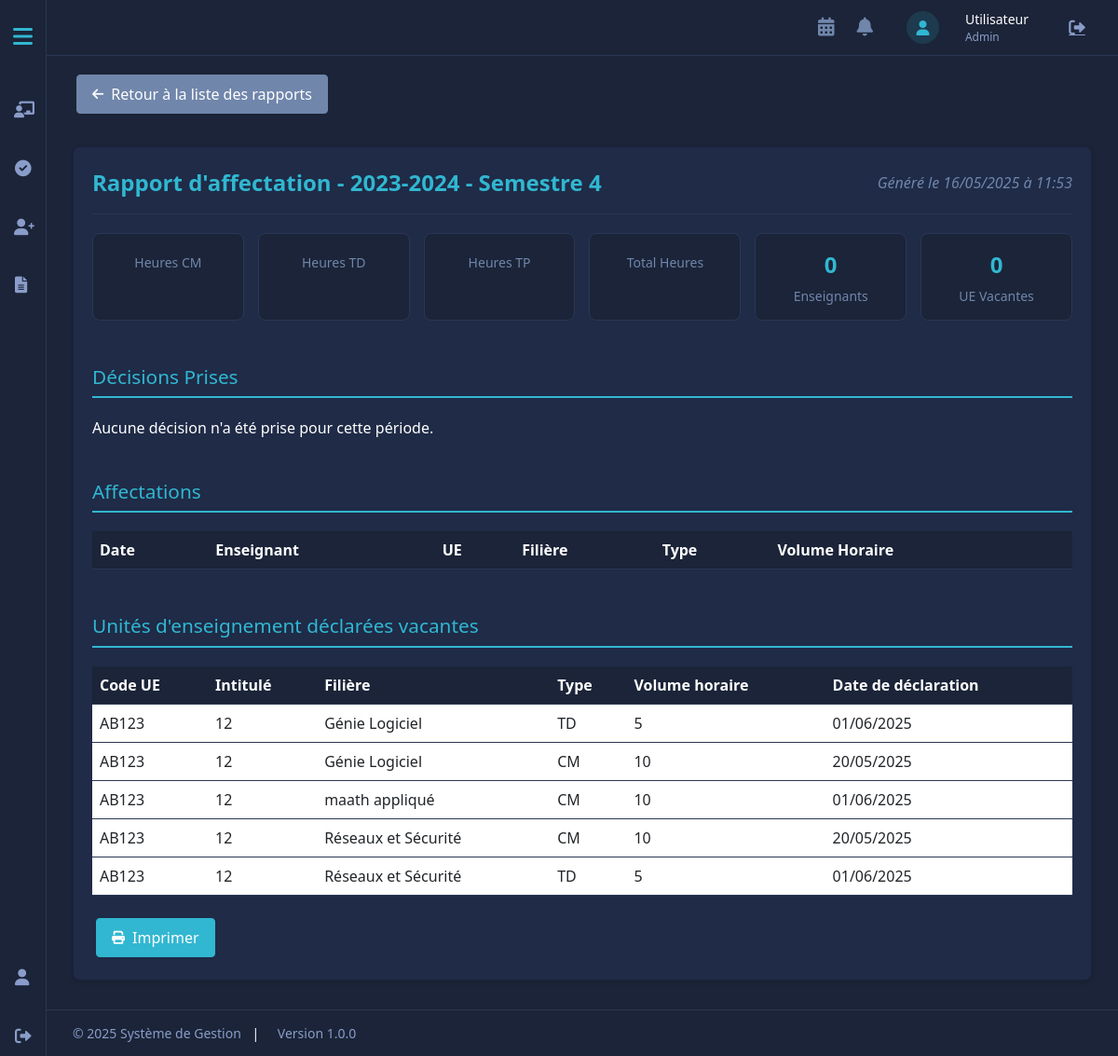
/projet_web_SF/chef_departement_interface/rapport_details.php?id=3 (signed in), run on the app's committed database.
### tables this page shows
CREATE TABLE `rapport_charge_departement` (
  `id` int(11) NOT NULL,
  `id_departement` int(11) NOT NULL,
  `annee_universitaire` varchar(10) NOT NULL,
  `semestre` int(11) NOT NULL,
  `total_heures_cm` float DEFAULT 0,
  `total_heures_td` float DEFAULT 0,
  `total_heures_tp` float DEFAULT 0,
  `total_heures` float DEFAULT 0,
  `nombre_enseignants` int(11) DEFAULT 0,
  `nombre_vacataires` int(11) DEFAULT 0,
  `date_generation` timestamp NOT NULL DEFAULT current_timestamp()
);

CREATE TABLE `unites_enseignement_vacantes` (
  `id` int(11) NOT NULL,
  `id_unite_enseignement` int(11) NOT NULL,
  `annee_universitaire` varchar(10) NOT NULL,
  `semestre` int(11) NOT NULL,
  `type_cours` enum('CM','TD','TP') NOT NULL,
  `volume_horaire` float NOT NULL,
  `date_declaration` timestamp NOT NULL DEFAULT current_timestamp(),
  `id_departement` int(11) DEFAULT NULL,
  `id_filiere` int(11) DEFAULT NULL
);

CREATE TABLE `unites_enseignement` (
  `id` int(11) NOT NULL,
  `code` varchar(20) NOT NULL,
  `intitule` varchar(100) NOT NULL,
  `description` text DEFAULT NULL,
  `specialite` varchar(50) NOT NULL,
  `id_filiere` int(11) DEFAULT NULL,
  `id_departement` int(11) NOT NULL,
  `semestre` int(11) NOT NULL,
  `volume_horaire_cm` float DEFAULT 0,
  `volume_horaire_td` float DEFAULT 0,
  `volume_horaire_tp` float DEFAULT 0,
  `credits` int(11) NOT NULL,
  `annee_universitaire` varchar(10) NOT NULL,
  `id_responsable` int(11) DEFAULT NULL,
  `statut` enum('disponible','affecte','vacant') DEFAULT 'disponible',
  `date_creation` datetime DEFAULT current_timestamp(),
  `date_modification` datetime DEFAULT current_timestamp() ON UPDATE current_timestamp()
);

CREATE TABLE `filieres` (
  `id` int(11) NOT NULL,
  `nom` varchar(100) NOT NULL,
  `id_specialite` int(11) DEFAULT NULL,
  `description` text DEFAULT NULL,
  `id_coordonnateur` int(11) DEFAULT NULL,
  `date_creation` timestamp NOT NULL DEFAULT current_timestamp(),
  `id_departement` int(11) DEFAULT NULL
);

### projet_web_SF/chef_departement_interface/rapport_details.php (the view, shortened to what this page needs)
<?php
$pdo = connectDB();
$id_rapport = intval($_GET['id']);
$stmt = $pdo->prepare("
    SELECT * FROM rapport_charge_departement
    WHERE id = ?
");
$stmt->execute([$id_rapport]);
$rapport = $stmt->fetch(PDO::FETCH_ASSOC);
$stmt = $pdo->prepare("
    SELECT
        jd.*,
        u.nom as nom_decisionnaire,
        u.prenom as prenom_decisionnaire,
        CASE
            WHEN jd.type_entite = 'unite_enseignement' THEN ue.code
            WHEN jd.type_entite = 'utilisateur' THEN CONCAT(ut.nom, ' ', ut.prenom)
            WHEN jd.type_entite = 'voeux_professeurs' THEN CONCAT(ue.code, ' - ', f.nom)
            WHEN jd.type_entite = 'affectation' THEN CONCAT(ue.code, ' - ', f.nom)
            WHEN jd.type_entite = 'unite_vacante' THEN CONCAT(ue.code, ' - ', f.nom)
            ELSE jd.id_entite
        END as entite_concernee,
        CASE
            WHEN jd.type_entite = 'unite_enseignement' THEN ue.intitule
            WHEN jd.type_entite = 'utilisateur' THEN ut.role
            WHEN jd.type_entite IN ('voeux_professeurs', 'affectation', 'unite_vacante') THEN jd.commentaire
            ELSE jd.type_entite
        END as details_entite
    FROM journal_decisions jd
    LEFT JOIN utilisateurs u ON jd.id_utilisateur_decision = u.id
    LEFT JOIN unites_enseignement ue ON
        (jd.type_entite = 'unite_enseignement' AND jd.id_entite = ue.id) OR
        (jd.type_entite IN ('voeux_professeurs', 'affectation', 'unite_vacante') AND
         EXISTS (SELECT 1 FROM voeux_professeurs vp WHERE vp.id = jd.id_entite AND vp.id_ue = ue.id))
    LEFT JOIN utilisateurs ut ON jd.type_entite = 'utilisateur' AND jd.id_entite = ut.id
    LEFT JOIN filieres f ON
        (jd.type_entite IN ('voeux_professeurs', 'affectation', 'unite_vacante') AND
         EXISTS (SELECT 1 FROM voeux_professeurs vp WHERE vp.id = jd.id_entite AND vp.id_filiere = f.id))
    WHERE jd.id_utilisateur_decision = ?
    AND jd.date_decision BETWEEN CONCAT(SUBSTRING(?, 1, 4), '-09-01') AND CONCAT(SUBSTRING(?, 6, 4), '-08-31')
    ORDER BY jd.date_decision DESC
");
$stmt->execute([$_SESSION['user_id'], $rapport['annee_universitaire'], $rapport['annee_universitaire']]);
$decisions = $stmt->fetchAll(PDO::FETCH_ASSOC);
$stmt = $pdo->prepare("
    SELECT
        ue.code, ue.intitule,
        f.nom as nom_filiere,
        uev.type_cours, uev.volume_horaire,
        uev.date_declaration
    FROM unites_enseignement_vacantes uev
    JOIN unites_enseignement ue ON uev.id_unite_enseignement = ue.id
    JOIN filieres f ON uev.id_filiere = f.id
    WHERE uev.id_departement = ?
    AND uev.semestre = ?
    ORDER BY ue.code, f.nom
");
$stmt->execute([$rapport['id_departement'], $rapport['semestre']]);
$details_vacants = $stmt->fetchAll(PDO::FETCH_ASSOC);
include 'header.php';
?>
<div class="main-container">
    <div class="content">
        <div class="container-fluid">
            <a href="generations_rapports_decisions.php" class="btn btn-secondary no-print" style="margin-bottom: 20px;">
                <i class="fas fa-arrow-left"></i> Retour à la liste des rapports
            </a>
            <div class="card">
                <div class="rapport-header">
                    <div class="rapport-title">
                        Rapport d'affectation - <?= htmlspecialchars($rapport['annee_universitaire']) ?> - Semestre <?= htmlspecialchars($rapport['semestre']) ?>
                    </div>
                    <div class="rapport-date">
                        Généré le <?= date('d/m/Y à H:i', strtotime($rapport['date_generation'])) ?>
                    </div>
                </div>
                <div class="stats-summary">
                    <div class="stat-item">
                        <div class="stat-label">Heures CM</div>
                    </div>
                    <div class="stat-item">
                        <div class="stat-label">Heures TD</div>
                    </div>
                    <div class="stat-item">
                        <div class="stat-label">Heures TP</div>
                    </div>
                    <div class="stat-item">
                        <div class="stat-label">Total Heures</div>
                    </div>
                    <div class="stat-item">
                        <div class="stat-value"><?= $rapport['nombre_enseignants'] ?></div>
                        <div class="stat-label">Enseignants</div>
                    </div>
                    <div class="stat-item">
                        <div class="stat-value"><?= $rapport['nombre_vacataires'] ?></div>
                        <div class="stat-label">UE Vacantes</div>
                    </div>
                </div>
                <div class="section-title">Décisions Prises</div>
                <?php if (empty($decisions)): ?>
                    <p>Aucune décision n'a été prise pour cette période.</p>
                <?php endif; ?>
                <div class="section-title">Affectations</div>
                <div class="table-responsive">
                    <table class="table">
                        <thead>
                            <tr>
                                <th>Date</th>
                                <th>Enseignant</th>
                                <th>UE</th>
                                <th>Filière</th>
                                <th>Type</th>
                                <th>Volume Horaire</th>
                            </tr>
                        </thead>
                    </table>
                </div>
                <div class="section-title">Unités d'enseignement déclarées vacantes</div>
                <?php if (empty($details_vacants)): ?>
                    <p>Aucune unité d'enseignement n'a été déclarée vacante pour cette période.</p>
                <?php else: ?>
                    <div class="table-responsive">
                        <table class="table">
                            <thead>
                                <tr>
                                    <th>Code UE</th>
                                    <th>Intitulé</th>
                                    <th>Filière</th>
                                    <th>Type</th>
                                    <th>Volume horaire</th>
                                    <th>Date de déclaration</th>
                                </tr>
                            </thead>
                            <tbody>
                                <?php foreach ($details_vacants as $vacant): ?>
                                    <tr>
                                        <td><?= htmlspecialchars($vacant['code']) ?></td>
                                        <td><?= htmlspecialchars($vacant['intitule']) ?></td>
                                        <td><?= htmlspecialchars($vacant['nom_filiere']) ?></td>
                                        <td><?= htmlspecialchars($vacant['type_cours']) ?></td>
                                        <td><?= $vacant['volume_horaire'] ?></td>
                                        <td><?= date('d/m/Y', strtotime($vacant['date_declaration'])) ?></td>
                                    </tr>
                                <?php endforeach; ?>
                            </tbody>
                        </table>
                    </div>
                <?php endif; ?>
                <div class="print-button">
                    <button class="btn btn-primary no-print" onclick="window.print()">
                        <i class="fas fa-print"></i> Imprimer
                    </button>
                </div>
            </div>
        </div>
    </div>
</div>

### projet_web_SF/chef_departement_interface/header.php (style rules this page uses)
:root { --primary-bg: #1B2438; --secondary-bg: #1F2B47; --accent-color: #31B7D1; --text-color: #FFFFFF; --text-muted: #7086AB; --border-color: #2A3854; --header-bg: var(--secondary-bg); --top-nav-height: 60px; --footer-height: 50px; --sidebar-width-collapsed: 50px; --sidebar-width-expanded: 250px; --spacing-xs: 0.25rem; --spacing-sm: 0.5rem; --spacing-md: 1rem; --spacing-lg: 1.5rem; --spacing-xl: 2rem; --content-padding: var(--spacing-md); --section-margin: var(--spacing-md); --card-padding: var(--spacing-md); --form-spacing: var(--spacing-md); }
* { margin: 0; padding: 0; box-sizing: border-box; }
body { background-color: var(--primary-bg); color: var(--text-color); font-family: system-ui, -apple-system, "Segoe UI", Roboto, sans-serif; min-height: 100vh; display: flex; flex-direction: column; }
.container-fluid { width: 100%; }
.main-container { margin-left: var(--sidebar-width-collapsed); padding-top: var(--top-nav-height); padding-bottom: var(--footer-height); flex: 1; min-height: 100vh; transition: margin-left 0.3s ease; overflow-y: auto; }
.content { padding: var(--content-padding); min-height: calc(100vh - var(--top-nav-height) - var(--footer-height)); }
.card { margin-bottom: var(--section-margin); padding: var(--card-padding); }
.table { margin-bottom: var(--spacing-lg); }
.btn { padding: var(--spacing-sm) var(--spacing-md); margin: var(--spacing-xs); }

### projet_web_SF/chef_departement_interface/rapport_details.php (style rules this page uses)
.card { background: var(--secondary-bg); border-radius: 8px; box-shadow: 0 2px 5px rgba(0,0,0,0.1); margin: 15px 0; padding: 20px; color: var(--text-color); }
.rapport-header { display: flex; justify-content: space-between; align-items: center; margin-bottom: 20px; padding-bottom: 15px; border-bottom: 1px solid var(--border-color); }
.rapport-title { font-size: 1.5em; font-weight: bold; color: var(--accent-color); }
.rapport-date { font-style: italic; color: var(--text-muted); }
.stats-summary { display: flex; flex-wrap: wrap; gap: 15px; margin-bottom: 20px; }
.stat-item { background: var(--primary-bg); padding: 15px; border-radius: 8px; flex: 1; min-width: 150px; text-align: center; border: 1px solid var(--border-color); }
.stat-value { font-size: 24px; font-weight: bold; color: var(--accent-color); margin-bottom: 5px; }
.stat-label { font-size: 14px; color: var(--text-muted); }
.section-title { font-size: 1.3em; margin: 25px 0 20px; color: var(--accent-color); border-bottom: 2px solid var(--accent-color); padding-bottom: 5px; }
.table { color: var(--text-color); margin-bottom: 20px; }
.table thead th { background-color: var(--primary-bg); color: var(--text-color); border-color: var(--border-color); }
.table td { border-color: var(--border-color); }
.btn { display: inline-flex; align-items: center; gap: 8px; padding: 8px 16px; border-radius: 4px; font-weight: 500; transition: all 0.2s; }
.btn i { font-size: 14px; }
.btn-primary { background-color: var(--accent-color); border-color: var(--accent-color); }
.btn-secondary { background-color: var(--text-muted); border-color: var(--text-muted); }

### data on the page
rapport_charge_departement: annee_universitaire "2023-2024", semestre "4", date_generation "16/05/2025 à 11:53", nombre_enseignants "0", nombre_vacataires "0"
unites_enseignement_vacantes: id_unite_enseignement.code "AB123", id_unite_enseignement.intitule "12", id_filiere.nom "Génie Logiciel", type_cours "TD", volume_horaire "5", date_declaration "01/06/2025"
unites_enseignement_vacantes: id_unite_enseignement.code "AB123", id_unite_enseignement.intitule "12", id_filiere.nom "Génie Logiciel", type_cours "CM", volume_horaire "10", date_declaration "20/05/2025"
unites_enseignement_vacantes: id_unite_enseignement.code "AB123", id_unite_enseignement.intitule "12", id_filiere.nom "maath appliqué", type_cours "CM", volume_horaire "10", date_declaration "01/06/2025"
unites_enseignement_vacantes: id_unite_enseignement.code "AB123", id_unite_enseignement.intitule "12", id_filiere.nom "Réseaux et Sécurité", type_cours "CM", volume_horaire "10", date_declaration "20/05/2025"
unites_enseignement_vacantes: id_unite_enseignement.code "AB123", id_unite_enseignement.intitule "12", id_filiere.nom "Réseaux et Sécurité", type_cours "TD", volume_horaire "5", date_declaration "01/06/2025"

### other printed values
$user_fullname "Utilisateur"
$_SESSION['role'] "Admin"
